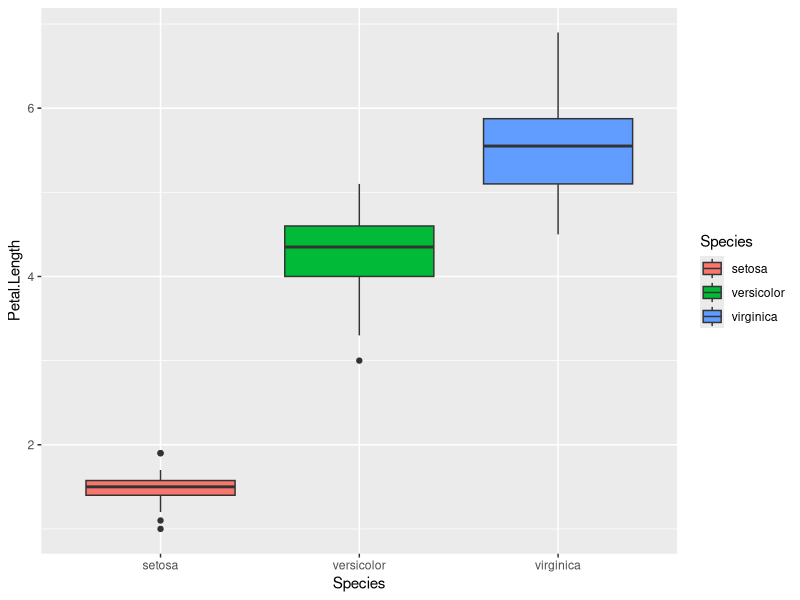
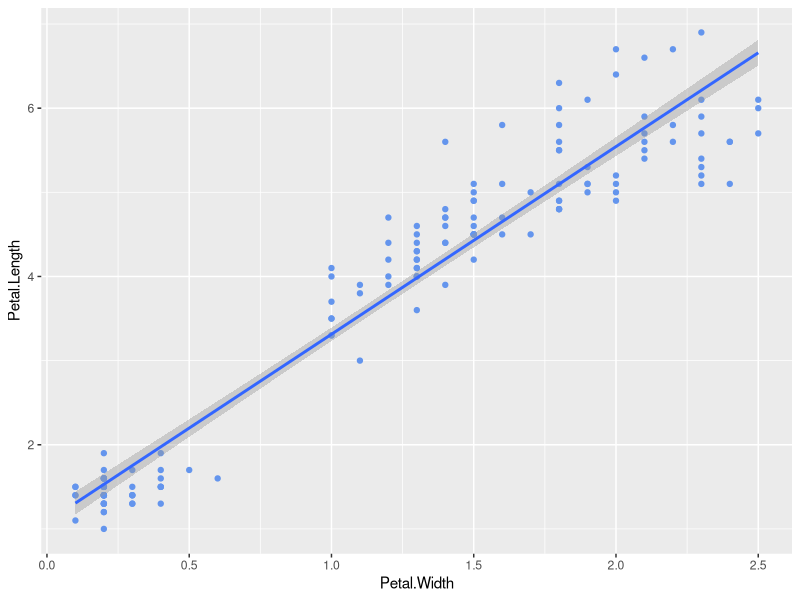
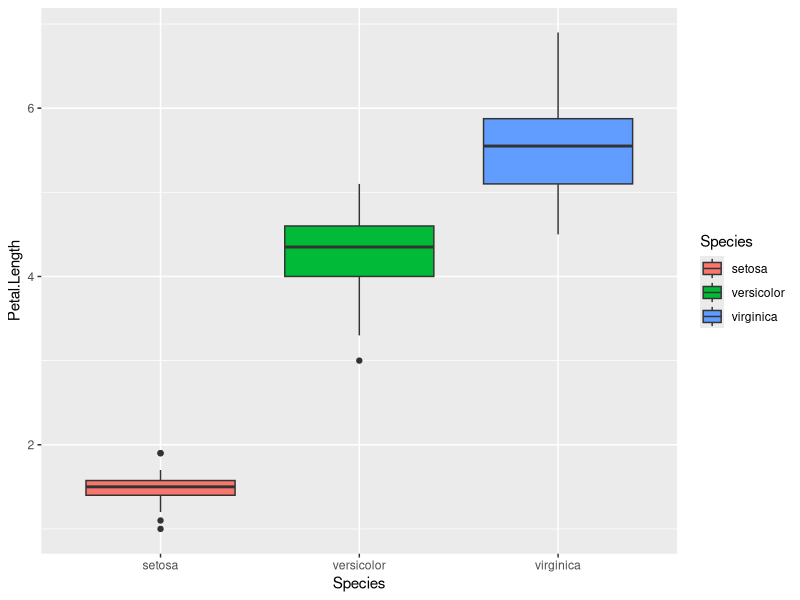
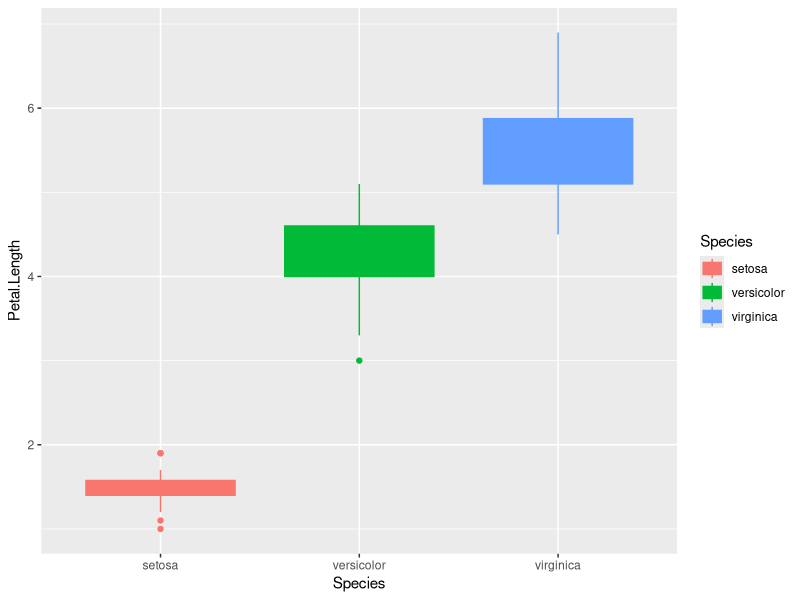
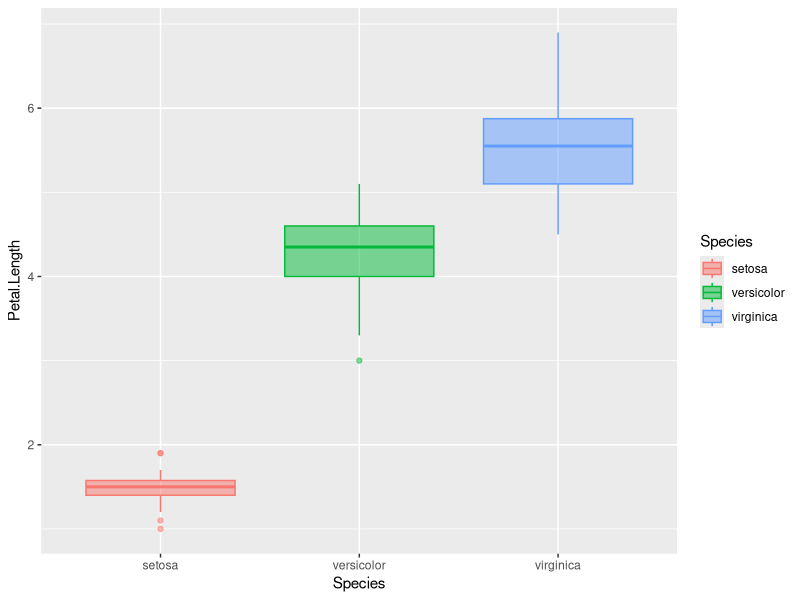
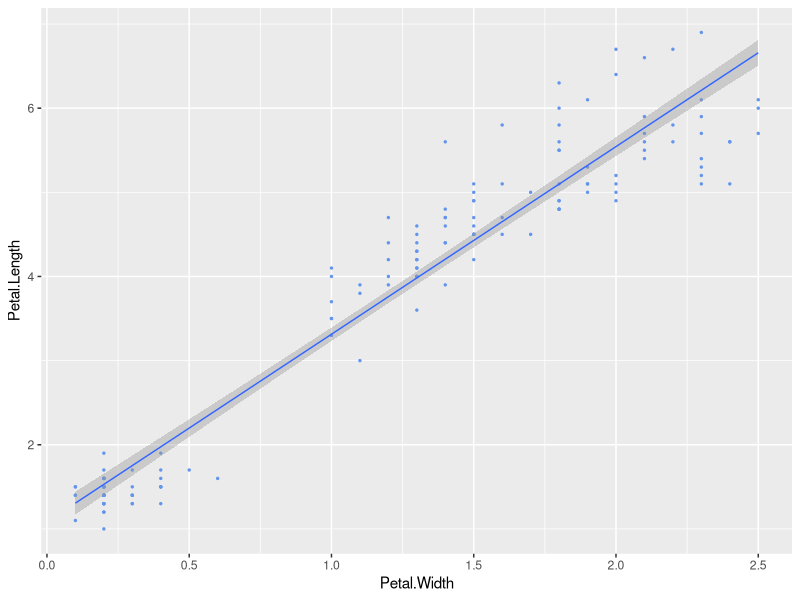
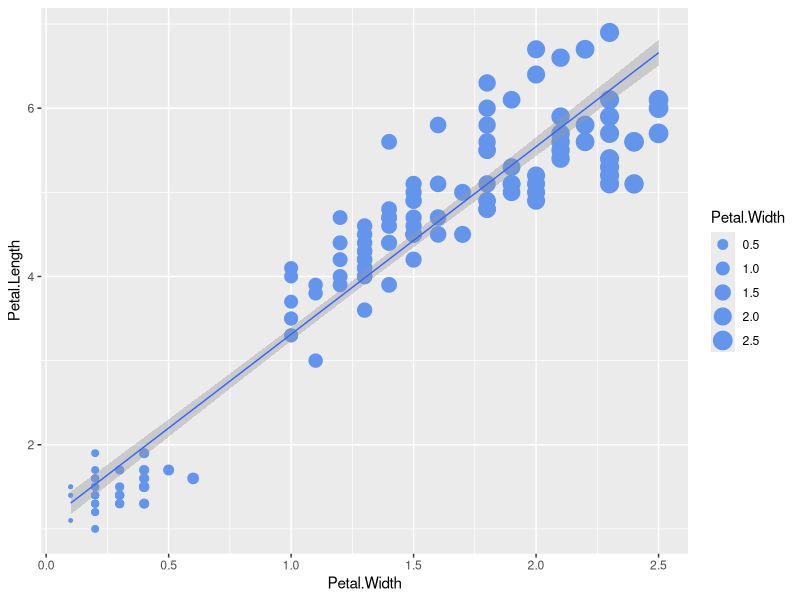
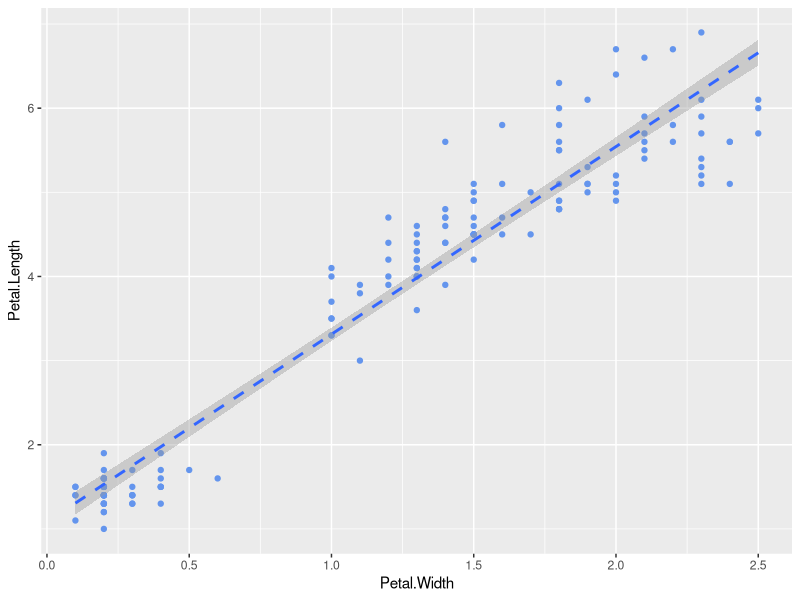

Reproduce these figures in R, in order. (Note: this script raises an error after producing the figures.)
## ---- chunk 1
knitr::opts_chunk$set(echo = TRUE)
library(tidyverse)
## ---- chunk 2
# Load the data
data("iris")

# Make a boxplot
ggplot(iris, aes(x = Species, y = Petal.Length)) +
  geom_boxplot(aes(fill = Species))

# Make a scatterplot with a simple trend line
ggplot(iris, aes(x = Petal.Width, y = Petal.Length)) +
  geom_point(colour = "cornflowerblue") +
  geom_smooth(method = "lm")

## ---- chunk 3
# Specify one colour for the outside box edges
ggplot(iris, aes(x = Species, y = Petal.Length)) +
  geom_boxplot(aes(fill = Species), colour = "grey20")

# Colour the boxes by species, within the aesthetic
ggplot(iris, aes(x = Species, y = Petal.Length)) +
  geom_boxplot(aes(fill = Species, colour = Species))
## ---- chunk 4
# Make the fill transparent
ggplot(iris, aes(x = Species, y = Petal.Length)) +
  geom_boxplot(aes(fill = Species, colour = Species),
               alpha = 0.5)
## ---- chunk 5
# Make a scatterplot with a thin trend line and small points
ggplot(iris, aes(x = Petal.Width, y = Petal.Length)) +
  geom_point(colour = "cornflowerblue", size = 0.5) +
  geom_smooth(method = "lm", linewidth = 0.5)
## ---- chunk 6
# Make a scatterplot with a thin trend line and small points
ggplot(iris, aes(x = Petal.Width, y = Petal.Length)) +
  geom_point(colour = "cornflowerblue", aes(size = Petal.Width)) +
  geom_smooth(method = "lm", linewidth = 0.5) +
  scale_size_continuous()
## ---- chunk 7
# Make a scatterplot with a dashed linetype
ggplot(iris, aes(x = Petal.Width, y = Petal.Length)) +
  geom_point(colour = "cornflowerblue") +
  geom_smooth(method = "lm", linetype = "dashed") 
## ---- chunk 8
# Make a scatterplot with open squares as points
ggplot(iris, aes(x = Petal.Width, y = Petal.Length)) +
  geom_point(colour = "cornflowerblue", pch = 0) +
  geom_smooth(method = "lm") 
## ---- chunk 9
# Box plot with the "classic" theme
ggplot(iris, aes(x = Species, y = Petal.Length)) +
  geom_boxplot(aes(fill = Species)) +
  theme_classic()

# Box plot with the "dark" theme
ggplot(iris, aes(x = Species, y = Petal.Length)) +
  geom_boxplot(aes(fill = Species)) +
  theme_dark()

# Box plot with the "minimal" theme
ggplot(iris, aes(x = Species, y = Petal.Length)) +
  geom_boxplot(aes(fill = Species)) +
  theme_minimal()
## ---- chunk 10
setwd("/Users/levi/Documents/R-Projects/tutorial_intro_R")
knitr::include_graphics("imgs/save_plot.png")
